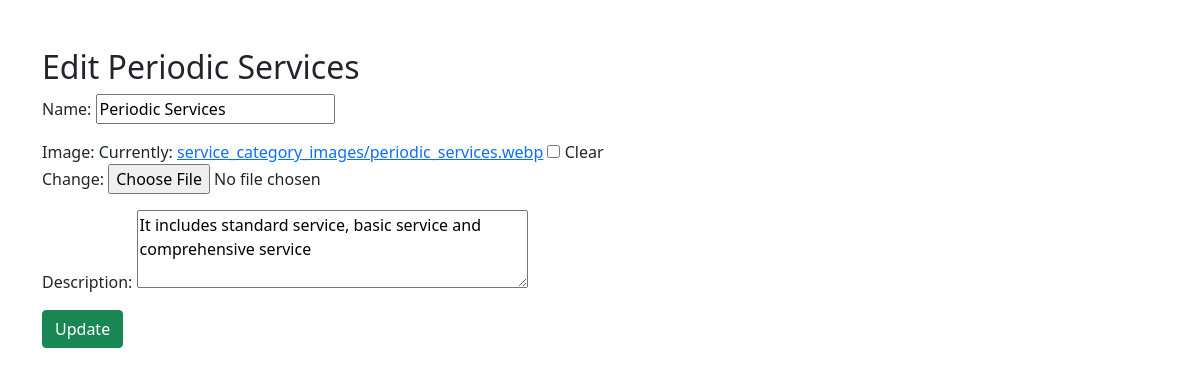
The page /cst_admin/service-categories/edit/2/ on the database its author committed.
### autocareweb/models.py (models this page shows, shortened)
class ServiceCategory(models.Model):
    name = models.CharField(max_length=100, unique=True)
    image = models.ImageField(upload_to='service_category_images/', blank=True, null=True)
    description = models.TextField()

### autocareweb/views.py (the view)
def edit_service_category(request, pk):
    service_category = get_object_or_404(ServiceCategory, pk=pk)
    if request.method == 'POST':
        form = ServiceCategoryForm(request.POST, request.FILES, instance=service_category)
        if form.is_valid():
            form.save()
            return redirect('service_category_list')
    form = ServiceCategoryForm(instance=service_category)
    return render(request, 'admin/service/edit_service_category.html', {
        'form': form,
        'service_category': service_category
    })

### autocareweb/form.py
class ServiceCategoryForm(forms.ModelForm):
    class Meta:
        model = ServiceCategory
        fields = ['name', 'image', 'description']
        widgets = {
            'description': forms.Textarea(attrs={'rows': 3}),
        }

### templates/admin/service/edit_service_category.html (shortened to what this page needs)
{% load static %}
<!DOCTYPE html>
<html lang="en">
<head>
    <link rel="stylesheet" href="https://cdn.jsdelivr.net/npm/bootstrap@5.1.3/dist/css/bootstrap.min.css">
</head>
<body>
<div class="container mt-5">
    <h2>Edit {{ service_category.name }}</h2>
    <form method="POST" enctype="multipart/form-data">
        {{ form.as_p }}
        <button type="submit" class="btn btn-success">Update</button>
    </form>
</div>
</body>
</html>

### rows shown on the page
ServiceCategory: name "Periodic Services", description "It includes standard service, basic service and comprehensive service"
